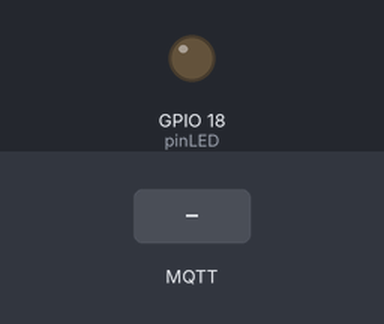
This program was run on a simulated ESP32-S3. On the bench: output pins drawn as LEDs (lit = HIGH). Inputs (shaded band) come from the test bench. WiFi joins after 1.5 s; servers stay silent unless stated; random numbers use the default seed unless the program sets one; no MQTT or app messages arrive unless stated; what the program prints to the serial monitor is not drawn.

Above: at 2.7 s.
2.8 s: MQTT message "ON" arrives on the first subscribed topic
At 3.4 s:
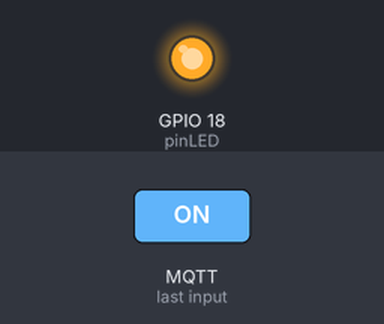
4.3 s: MQTT message "90" arrives on the first subscribed topic
At 5.5 s:
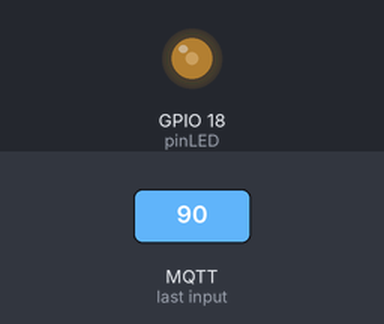
5.8 s: MQTT message "200" arrives on the first subscribed topic
At 6.9 s:
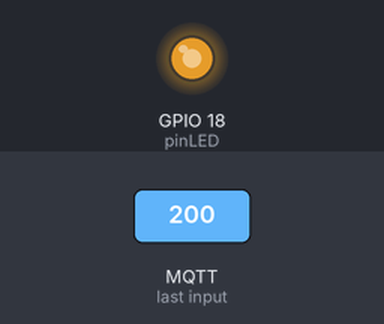
7.3 s: MQTT message "OFF" arrives on the first subscribed topic
At 8.0 s:
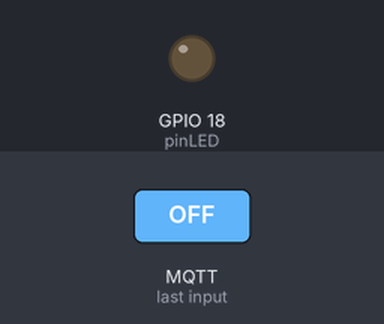
Timing chart, 0 to 9.8 s (numbered marks = the images above; inputs shaded):
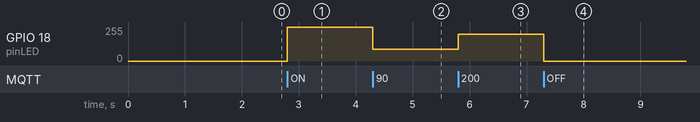

The program:

main.cpp
```cpp
#include <WiFi.h>
#include <WiFiClientSecure.h>
#include <PubSubClient.h>

const char* ssid = "Media Network";
const char* password = "wsbk01000010";

const char* mqtt_server = "2d5cd8d3bcbd425a8865b60469b32931.s1.eu.hivemq.cloud";
const int mqtt_port = 8883;
const char* mqtt_user = "Praktikan25";
const char* mqtt_pass = "Mikrokontroler2026";

const char* topic_cmd = "ugm/mikon/kel4/cmd";
const char* topic_status = "ugm/mikon/kel4/status";

const int pinLED = 18;

const int pwmChannel = 0;
const int pwmFreq = 5000;
const int pwmResolution = 8;

WiFiClientSecure espClient;
PubSubClient client(espClient);

void callback(char* topic, byte* payload, unsigned int length) {
  char message[32];
  if (length >= sizeof(message)) length = sizeof(message) - 1;
  memcpy(message, payload, length);
  message[length] = '\0';

  Serial.print("Pesan masuk: ");
  Serial.println(message);

  if (strcmp(message, "ON") == 0) {
    ledcWrite(pwmChannel, 255);
  } else if (strcmp(message, "OFF") == 0) {
    ledcWrite(pwmChannel, 0);
  } else {
    int val = atoi(message);
    if (val >= 0 && val <= 255) {
      ledcWrite(pwmChannel, val);
    }
  }
}

void setup_wifi() {
  Serial.print("Koneksi WiFi...");
  WiFi.mode(WIFI_STA);
  WiFi.begin(ssid, password);
  while (WiFi.status() != WL_CONNECTED) {
    delay(500);
    Serial.print(".");
  }
  Serial.println("\nWiFi Terhubung!");
}

void reconnect() {
  while (!client.connected()) {
    Serial.print("Koneksi MQTT...");
    String clientId = "ESP32-LED-Kel-" + String(random(1000, 9999));
    if (client.connect(clientId.c_str(), mqtt_user, mqtt_pass)) {
      Serial.println(" Terhubung!");
      client.subscribe(topic_cmd);
      client.publish(topic_status, "Tugas 1: Ready");
    } else {
      delay(3000);
    }
  }
}

void setup() {
  Serial.begin(115200);
  ledcSetup(pwmChannel, pwmFreq, pwmResolution);
  ledcAttachPin(pinLED, pwmChannel);
  ledcWrite(pwmChannel, 0);

  setup_wifi();
  espClient.setInsecure();
  client.setServer(mqtt_server, mqtt_port);
  client.setCallback(callback);
}

void loop() {
  if (!client.connected()) reconnect();
  client.loop();
}
```

Measured:
- after the input at 2.8 s, GPIO 18 (pinLED): 0/255 → 255/255 at once
- after the input at 4.3 s, GPIO 18 (pinLED): 255/255 → 90/255 at once
- after the input at 5.8 s, GPIO 18 (pinLED): 90/255 → 199/255 at once
- after the input at 7.3 s, GPIO 18 (pinLED): 199/255 → 0/255 at once
